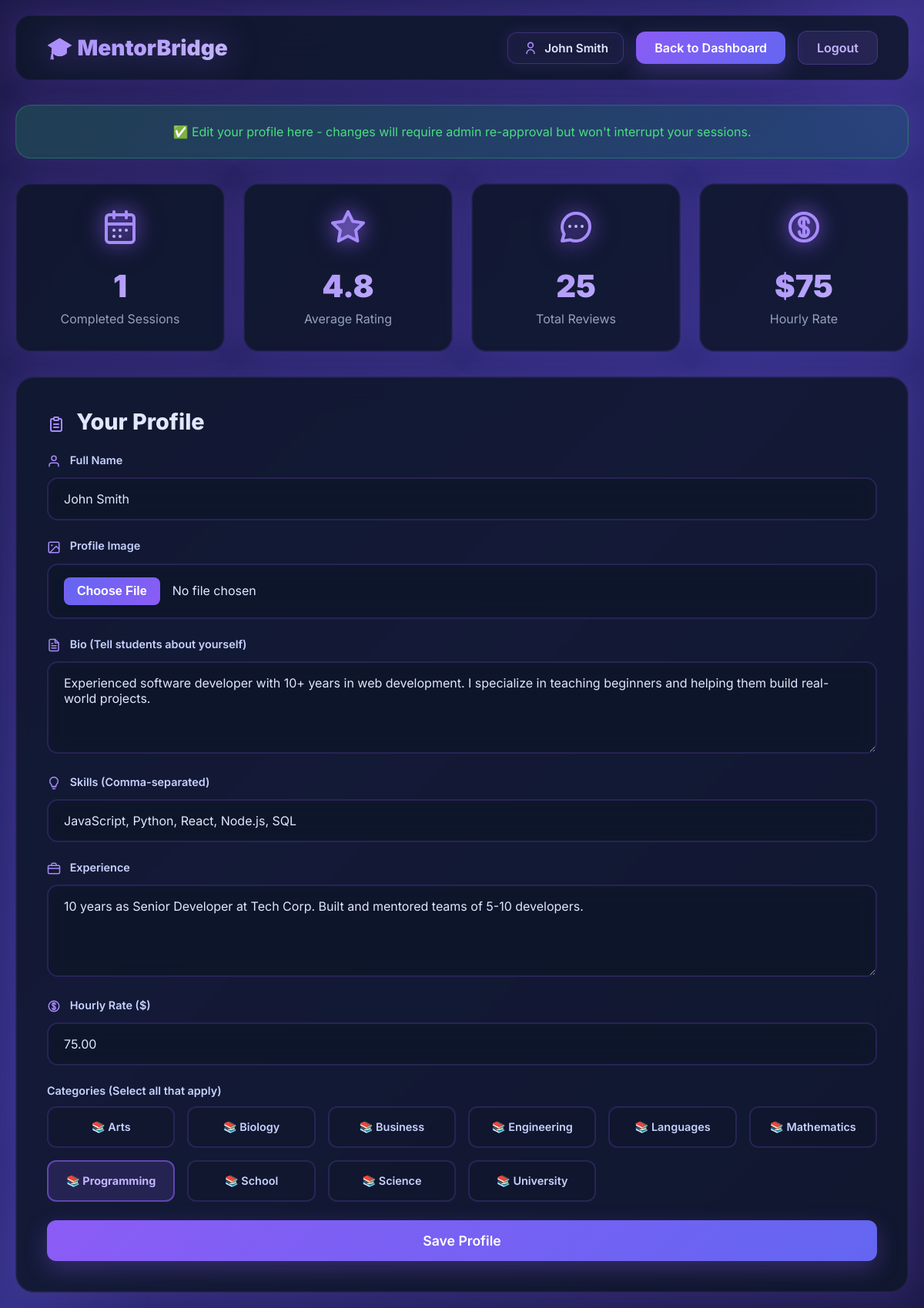
The page /mentor-profile.php (signed in) on the database its author committed.
### tables this page shows
CREATE TABLE mentor_profiles (
    id INT PRIMARY KEY AUTO_INCREMENT,
    user_id INT UNIQUE NOT NULL,
    full_name VARCHAR(255) NOT NULL,
    bio TEXT,
    skills TEXT,
    experience TEXT,
    profile_image VARCHAR(255),
    hourly_rate DECIMAL(10,2) DEFAULT 50.00,
    status ENUM('pending', 'approved', 'rejected') DEFAULT 'pending',
    average_rating DECIMAL(3,2) DEFAULT 0.00,
    total_reviews INT DEFAULT 0,
    created_at TIMESTAMP DEFAULT CURRENT_TIMESTAMP,
    updated_at TIMESTAMP DEFAULT CURRENT_TIMESTAMP ON UPDATE CURRENT_TIMESTAMP,
    FOREIGN KEY (user_id) REFERENCES users(id) ON DELETE CASCADE,
    INDEX idx_status (status),
    INDEX idx_rating (average_rating),
    INDEX idx_user (user_id)
);

CREATE TABLE categories (
    id INT PRIMARY KEY AUTO_INCREMENT,
    name VARCHAR(100) NOT NULL,
    description TEXT,
    icon VARCHAR(50),
    created_at TIMESTAMP DEFAULT CURRENT_TIMESTAMP,
    INDEX idx_name (name)
);

### config.php (called while the page is built, shortened)
<?php
function getUserId() {
    return $_SESSION['user_id'] ?? null;
}
?>

### mentor-profile.php (the view, shortened to what this page needs)
<?php
require_once 'config.php';
function getCategoryIconSVG($categoryName) {
    return $icons[$categoryName] ?? '📚';
}
$mysqli = getDB();
$user_id = getUserId();
$stmt = $mysqli->prepare("
    SELECT mp.*, u.email
    FROM mentor_profiles mp
    JOIN users u ON mp.user_id = u.id
    WHERE mp.user_id = ?
");
$stmt->bind_param("i", $user_id);
$stmt->execute();
$result = $stmt->get_result();
$profile = $result->fetch_assoc();
$result = $mysqli->query("SELECT * FROM categories ORDER BY name");
$categories = $result->fetch_all(MYSQLI_ASSOC);
$stmt = $mysqli->prepare("SELECT COUNT(*) as total FROM sessions WHERE mentor_id = ? AND status = 'completed'");
$stmt->bind_param("i", $profile['id']);
$stmt->execute();
$result = $stmt->get_result();
$stats = $result->fetch_assoc();
$total_sessions = $stats['total'];
?>
<!DOCTYPE html>
<html lang="en">
<head>
</head>
<body>
    <nav class="nav-bar">
        <div class="logo">🎓 MentorBridge</div>
        <div class="nav-buttons">
            <div class="user-badge">
                <span><?php echo htmlspecialchars(!empty($profile['full_name']) ? $profile['full_name'] : 'John Doe'); ?></span>
            </div>
            <?php if ($profile['status'] === 'approved'): ?>
                <a href="mentor-dashboard.php" class="btn btn-primary">Back to Dashboard</a>
            <?php endif; ?>
            <a href="logout.php" class="btn btn-secondary">Logout</a>
        </div>
    </nav>
    <div class="container">
        <?php if ($profile['status'] === 'pending' && empty($profile['full_name'])): ?>
            <div class="status-banner status-pending">
                👋 Welcome! Please complete your mentor profile to get started.
            </div>
        <?php elseif ($profile['status'] === 'pending'): ?>
            <div class="status-banner status-pending">
                ⏳ Your profile is pending admin approval. You'll be notified once approved.
            </div>
        <?php elseif ($profile['status'] === 'approved'): ?>
            <div class="status-banner status-approved">
                ✅ Edit your profile here - changes will require admin re-approval but won't interrupt your sessions.
            </div>
        <?php elseif ($profile['status'] === 'rejected'): ?>
            <div class="status-banner status-rejected">
                ❌ Your profile was not approved. Please contact support for more information.
            </div>
        <?php endif; ?>
        <div class="dashboard-grid">
            <div class="stat-card">
                <div class="stat-icon">
                </div>
                <div class="stat-value"><?php echo $total_sessions; ?></div>
                <div class="stat-label">Completed Sessions</div>
            </div>
            <div class="stat-card">
                <div class="stat-icon">
                    <svg viewBox="0 0 24 24" fill="none" xmlns="http://www.w3.org/2000/svg">
                        <path d="M12 2L15.09 8.26L22 9.27L17 14.14L18.18 21.02L12 17.77L5.82 21.02L7 14.14L2 9.27L8.91 8.26L12 2Z" stroke="#a78bfa" stroke-width="2" stroke-linejoin="round" fill="#a78bfa" fill-opacity="0.3"/>
                    </svg>
                </div>
                <div class="stat-value"><?php echo number_format($profile['average_rating'], 1); ?></div>
                <div class="stat-label">Average Rating</div>
            </div>
            <div class="stat-card">
                <div class="stat-icon">
                </div>
                <div class="stat-value"><?php echo $profile['total_reviews']; ?></div>
                <div class="stat-label">Total Reviews</div>
            </div>
            <div class="stat-card">
                <div class="stat-icon">
                </div>
                <div class="stat-value">$<?php echo number_format($profile['hourly_rate'], 0); ?></div>
                <div class="stat-label">Hourly Rate</div>
            </div>
        </div>
        <div class="profile-card">
            <h2>
                Your Profile
            </h2>
            <form method="POST" enctype="multipart/form-data">
                <div class="form-group">
                    <label>
                        Full Name
                    </label>
                    <input type="text" name="full_name" value="<?php echo htmlspecialchars($profile['full_name']); ?>" required>
                </div>
                <div class="form-group">
                    <label>
                        Profile Image
                    </label>
                    <input type="file" name="profile_image" accept="image/*">
                </div>
                <div class="form-group">
                    <label>
                        Bio (Tell students about yourself)
                    </label>
                    <textarea name="bio" required><?php echo htmlspecialchars($profile['bio']); ?></textarea>
                </div>
                <div class="form-group">
                    <label>
                        Skills (Comma-separated)
                    </label>
                    <input type="text" name="skills" value="<?php echo htmlspecialchars($profile['skills']); ?>" placeholder="e.g., Python, Machine Learning, Web Development" required>
                </div>
                <div class="form-group">
                    <label>
                        Experience
                    </label>
                    <textarea name="experience" placeholder="Describe your professional experience"><?php echo htmlspecialchars($profile['experience']); ?></textarea>
                </div>
                <div class="form-group">
                    <label>
                        Hourly Rate ($)
                    </label>
                    <input type="number" name="hourly_rate" value="<?php echo $profile['hourly_rate']; ?>" min="0" step="0.01" required>
                </div>
                <div class="form-group">
                    <label>Categories (Select all that apply)</label>
                    <div class="categories-grid">
                        <?php foreach ($categories as $cat): ?>
                            <div class="category-checkbox">
                                <label for="cat_<?php echo $cat['id']; ?>">
                                    <?php echo getCategoryIconSVG($cat['name']) . ' ' . htmlspecialchars($cat['name']); ?>
                                </label>
                            </div>
                        <?php endforeach; ?>
                    </div>
                </div>
                <button type="submit" class="btn btn-primary" style="width: 100%; padding: 1rem; font-size: 1.1rem;">
                    Save Profile
                </button>
            </form>
        </div>
    </div>
</body>
</html>

### rows shown on the page
mentor_profiles: full_name "John Smith", average_rating "4.8", total_reviews "25", hourly_rate "75", bio "Experienced software developer with 10+ years in web development. I specialize in teaching beginners and helping them build real-world projects.", skills "JavaScript, Python, React, Node.js, SQL", experience "10 years as Senior Developer at Tech Corp. Built and mentored teams of 5-10 developers.", hourly_rate "75.00"
categories: name "📚", name "Arts"
categories: name "📚", name "Biology"
categories: name "📚", name "Business"
categories: name "📚", name "Engineering"
categories: name "📚", name "Languages"
categories: name "📚", name "Mathematics"
categories: name "📚", name "Programming"
categories: name "📚", name "School"
categories: name "📚", name "Science"
categories: name "📚", name "University"

### other values the page prints
$total_sessions "1"
